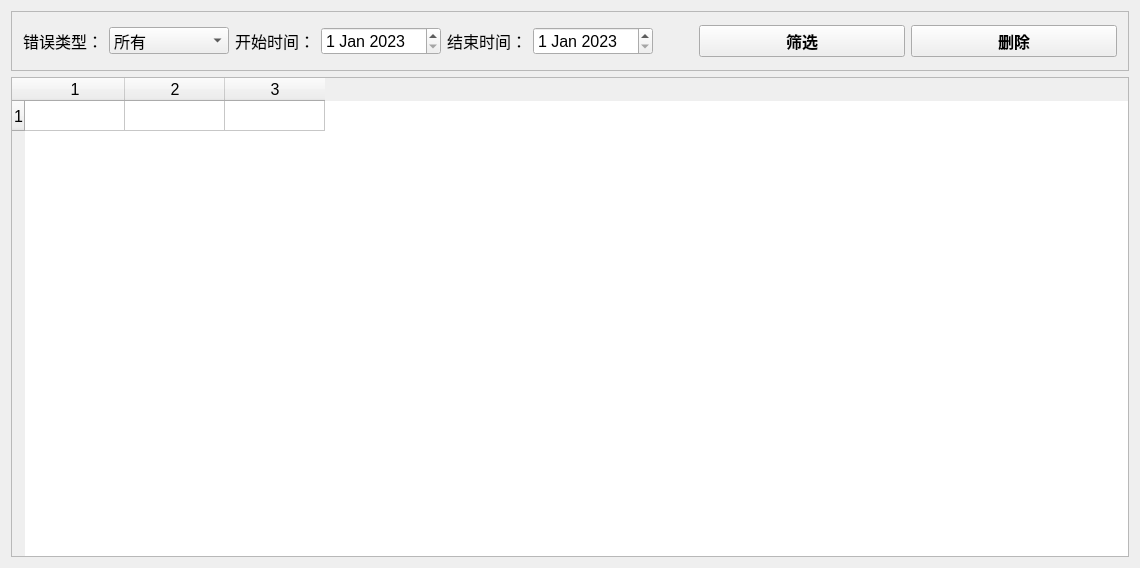
<?xml version="1.0" encoding="UTF-8"?>
<ui version="4.0">
 <class>ErrorLogWidgetClass</class>
 <widget class="QMainWindow" name="ErrorLogWidgetClass">
  <property name="geometry">
   <rect>
    <x>0</x>
    <y>0</y>
    <width>1140</width>
    <height>568</height>
   </rect>
  </property>
  <property name="font">
   <font>
    <pointsize>12</pointsize>
   </font>
  </property>
  <property name="windowTitle">
   <string>运行错误信息</string>
  </property>
  <widget class="QWidget" name="centralWidget">
   <layout class="QVBoxLayout" name="verticalLayout" stretch="1,8">
    <item>
     <widget class="QFrame" name="frame">
      <property name="frameShape">
       <enum>QFrame::StyledPanel</enum>
      </property>
      <property name="frameShadow">
       <enum>QFrame::Raised</enum>
      </property>
      <layout class="QHBoxLayout" name="horizontalLayout_4" stretch="1,1,1,0,1,1">
       <item>
        <layout class="QHBoxLayout" name="horizontalLayout_3" stretch="1,3">
         <item>
          <widget class="QLabel" name="label_3">
           <property name="text">
            <string>错误类型：</string>
           </property>
          </widget>
         </item>
         <item>
          <widget class="QComboBox" name="comboBox_ErrType">
           <item>
            <property name="text">
             <string>所有</string>
            </property>
           </item>
           <item>
            <property name="text">
             <string>通用</string>
            </property>
           </item>
           <item>
            <property name="text">
             <string>机械臂</string>
            </property>
           </item>
           <item>
            <property name="text">
             <string>涂布机</string>
            </property>
           </item>
           <item>
            <property name="text">
             <string>光机</string>
            </property>
           </item>
          </widget>
         </item>
        </layout>
       </item>
       <item>
        <layout class="QHBoxLayout" name="horizontalLayout" stretch="1,3">
         <item>
          <widget class="QLabel" name="label">
           <property name="text">
            <string>开始时间：</string>
           </property>
          </widget>
         </item>
         <item>
          <widget class="QDateEdit" name="dateEdit_StartTime">
           <property name="acceptDrops">
            <bool>false</bool>
           </property>
           <property name="autoFillBackground">
            <bool>false</bool>
           </property>
           <property name="buttonSymbols">
            <enum>QAbstractSpinBox::UpDownArrows</enum>
           </property>
           <property name="showGroupSeparator" stdset="0">
            <bool>false</bool>
           </property>
           <property name="minimumDate">
            <date>
             <year>2023</year>
             <month>1</month>
             <day>1</day>
            </date>
           </property>
           <property name="date">
            <date>
             <year>2023</year>
             <month>1</month>
             <day>1</day>
            </date>
           </property>
          </widget>
         </item>
        </layout>
       </item>
       <item>
        <layout class="QHBoxLayout" name="horizontalLayout_2" stretch="1,3">
         <item>
          <widget class="QLabel" name="label_2">
           <property name="text">
            <string>结束时间：</string>
           </property>
          </widget>
         </item>
         <item>
          <widget class="QDateEdit" name="dateEdit_EndTime">
           <property name="acceptDrops">
            <bool>false</bool>
           </property>
           <property name="buttonSymbols">
            <enum>QAbstractSpinBox::UpDownArrows</enum>
           </property>
           <property name="minimumDate">
            <date>
             <year>2023</year>
             <month>1</month>
             <day>1</day>
            </date>
           </property>
           <property name="date">
            <date>
             <year>2023</year>
             <month>1</month>
             <day>1</day>
            </date>
           </property>
          </widget>
         </item>
        </layout>
       </item>
       <item>
        <spacer name="horizontalSpacer">
         <property name="orientation">
          <enum>Qt::Horizontal</enum>
         </property>
         <property name="sizeHint" stdset="0">
          <size>
           <width>40</width>
           <height>20</height>
          </size>
         </property>
        </spacer>
       </item>
       <item>
        <widget class="QPushButton" name="pushButton_ScreenErr">
         <property name="font">
          <font>
           <pointsize>12</pointsize>
           <bold>true</bold>
          </font>
         </property>
         <property name="text">
          <string>筛选</string>
         </property>
        </widget>
       </item>
       <item>
        <widget class="QPushButton" name="pushButton_DeleteErr">
         <property name="font">
          <font>
           <pointsize>12</pointsize>
           <bold>true</bold>
          </font>
         </property>
         <property name="text">
          <string>删除</string>
         </property>
        </widget>
       </item>
      </layout>
     </widget>
    </item>
    <item>
     <widget class="QTableWidget" name="tableWidget_ErrInfo">
      <property name="lineWidth">
       <number>1</number>
      </property>
      <property name="rowCount">
       <number>1</number>
      </property>
      <property name="columnCount">
       <number>3</number>
      </property>
      <row/>
      <column/>
      <column/>
      <column/>
     </widget>
    </item>
   </layout>
  </widget>
 </widget>
 <layoutdefault spacing="6" margin="11"/>
 <resources/>
 <connections/>
</ui>
